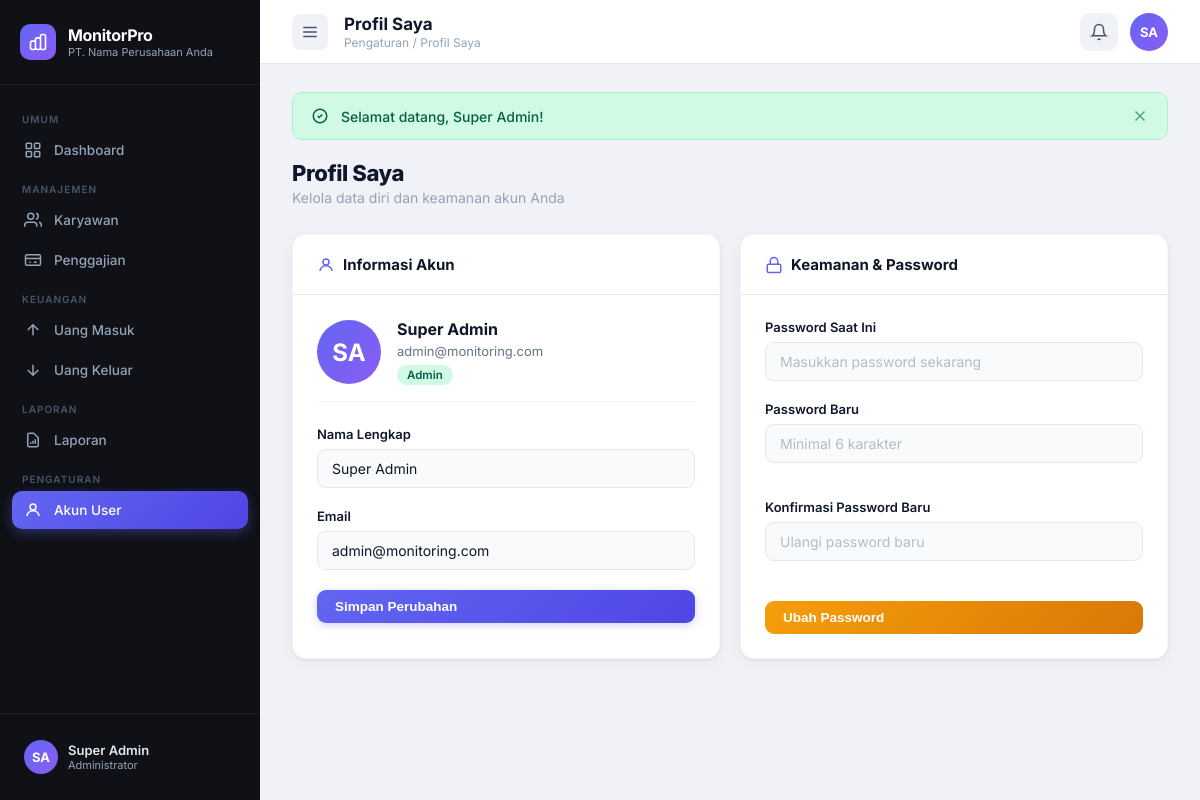
The page /admin/akun/profil.php (signed in) on the database its author committed.
### tables this page shows
CREATE TABLE IF NOT EXISTS users (
    id          INT AUTO_INCREMENT PRIMARY KEY,
    nama        VARCHAR(100) NOT NULL,
    email       VARCHAR(100) UNIQUE NOT NULL,
    password    VARCHAR(255) NOT NULL,
    role        ENUM('admin','pegawai') DEFAULT 'pegawai',
    foto        VARCHAR(255) DEFAULT NULL,
    created_at  TIMESTAMP DEFAULT CURRENT_TIMESTAMP
);

### config/auth.php (called while the page is built, shortened)
<?php
function getInitials(string $name): string {
    $words = explode(' ', trim($name));
    $initials = '';
    foreach (array_slice($words, 0, 2) as $word) {
        $initials .= strtoupper(mb_substr($word, 0, 1));
    }
    return $initials;
}

### admin/akun/profil.php (the view, shortened to what this page needs)
<?php
require_once '../../config/database.php';
require_once '../../config/auth.php';
$stmt = $pdo->prepare("SELECT * FROM users WHERE id = ?");
$stmt->execute([$_SESSION['user_id']]);
$user = $stmt->fetch();
require_once '../../includes/header.php';
require_once '../../includes/sidebar.php';
require_once '../../includes/navbar.php';
?>
<div class="page-header">
    <div class="page-header-left">
        <h2>Profil Saya</h2>
        <p>Kelola data diri dan keamanan akun Anda</p>
    </div>
</div>
<div class="grid-2">
    <div class="card">
        <div class="card-header">
            <div class="card-title">
                <svg viewBox="0 0 24 24" fill="none" stroke="currentColor" stroke-width="2"><circle cx="12" cy="8" r="4"/><path d="M4 20c0-4 3.6-7 8-7s8 3 8 7"/></svg>
                Informasi Akun
            </div>
        </div>
        <div class="card-body">
            <div style="display:flex;align-items:center;gap:16px;margin-bottom:24px;padding-bottom:16px;border-bottom:1px solid #f1f5f9;">
                <div class="avatar" style="width:64px;height:64px;font-size:24px;font-weight:700;">
                    <?= getInitials($user['nama']) ?>
                </div>
                <div>
                    <h3 style="margin:0 0 4px;font-size:16px;font-weight:700;color:#0f172a;"><?= htmlspecialchars($user['nama']) ?></h3>
                    <p style="margin:0 0 4px;color:#64748b;font-size:13px;"><?= htmlspecialchars($user['email']) ?></p>
                    <span class="badge badge-success"><?= ucfirst($user['role']) ?></span>
                </div>
            </div>
            <form method="POST">
                <div class="form-group">
                    <label class="form-label">Nama Lengkap</label>
                    <input type="text" name="nama" class="form-control" value="<?= htmlspecialchars($user['nama']) ?>" required>
                </div>
                <div class="form-group" style="margin-bottom:20px;">
                    <label class="form-label">Email</label>
                    <input type="email" name="email" class="form-control" value="<?= htmlspecialchars($user['email']) ?>" required>
                </div>
                <button type="submit" class="btn btn-primary" style="width:100%;">Simpan Perubahan</button>
            </form>
        </div>
    </div>
    <div class="card">
        <div class="card-header">
            <div class="card-title">
                <svg viewBox="0 0 24 24" fill="none" stroke="currentColor" stroke-width="2"><rect x="3" y="11" width="18" height="11" rx="2" ry="2"/><path d="M7 11V7a5 5 0 0110 0v4"/></svg>
                Keamanan & Password
            </div>
        </div>
        <div class="card-body">
            <form method="POST">
                <div class="form-group">
                    <label class="form-label">Password Saat Ini</label>
                    <input type="password" name="password_lama" class="form-control" placeholder="Masukkan password sekarang" required>
                </div>
                <div class="form-row">
                    <div class="form-group">
                        <label class="form-label">Password Baru</label>
                        <input type="password" name="password_baru" class="form-control" placeholder="Minimal 6 karakter" required>
                    </div>
                    <div class="form-group">
                        <label class="form-label">Konfirmasi Password Baru</label>
                        <input type="password" name="konfirmasi_password" class="form-control" placeholder="Ulangi password baru" required>
                    </div>
                </div>
                <div style="margin-top:20px;">
                    <button type="submit" class="btn btn-warning" style="width:100%;">Ubah Password</button>
                </div>
            </form>
        </div>
    </div>
</div>
<?php require_once '../../includes/footer.php'; ?>

### assets/css/style.css (style rules this page uses)
:root { --sidebar-bg: #0f1117; --sidebar-secondary: #1a1d2e; --sidebar-border: rgba(255,255,255,0.06); --sidebar-text: #94a3b8; --sidebar-text-hover: #ffffff; --sidebar-active-bg: linear-gradient(135deg, #6366f1, #4f46e5); --sidebar-width: 260px; --content-bg: #f0f2f8; --card-bg: #ffffff; --card-shadow: 0 1px 3px rgba(0,0,0,0.07), 0 4px 16px rgba(0,0,0,0.04); --card-shadow-hover: 0 4px 12px rgba(0,0,0,0.1), 0 8px 32px rgba(0,0,0,0.08); --card-radius: 14px; --text-primary: #0f172a; --text-secondary: #475569; --text-muted: #94a3b8; --accent-indigo: #6366f1; --accent-indigo-dark: #4f46e5; --accent-green: #10b981; --accent-red: #ef4444; --accent-amber: #f59e0b; --accent-blue: #3b82f6; --border-color: #e2e8f0; --input-bg: #f8fafc; --transition: all 0.2s cubic-bezier(0.4, 0, 0.2, 1); --transition-slow: all 0.35s cubic-bezier(0.4, 0, 0.2, 1); }
*, *::before, *::after { box-sizing: border-box; margin: 0; padding: 0; }
html { font-size: 16px; -webkit-font-smoothing: antialiased; }
body { font-family: 'Inter', -apple-system, BlinkMacSystemFont, sans-serif; background: var(--content-bg); color: var(--text-primary); min-height: 100vh; display: flex; overflow-x: hidden; }
.avatar { width: 34px; height: 34px; border-radius: 50%; background: linear-gradient(135deg, #6366f1, #8b5cf6); display: flex; align-items: center; justify-content: center; font-size: 13px; font-weight: 700; color: white; flex-shrink: 0; }
.card { background: var(--card-bg); border-radius: var(--card-radius); box-shadow: var(--card-shadow); border: 1px solid rgba(0,0,0,0.03); overflow: hidden; }
.card-header { padding: 20px 24px; border-bottom: 1px solid var(--border-color); display: flex; align-items: center; justify-content: space-between; gap: 12px; flex-wrap: wrap; }
.card-title { font-size: 15px; font-weight: 700; color: var(--text-primary); display: flex; align-items: center; gap: 8px; }
.card-title svg { width: 18px; height: 18px; color: var(--accent-indigo); }
.card-body { padding: 24px; }
.btn { display: inline-flex; align-items: center; gap: 7px; padding: 9px 18px; border-radius: 9px; font-size: 13.5px; font-weight: 600; cursor: pointer; border: none; transition: var(--transition); text-decoration: none; white-space: nowrap; }
.btn-primary { background: linear-gradient(135deg, #6366f1, #4f46e5); color: white; box-shadow: 0 2px 8px rgba(99,102,241,0.3); }
.btn-warning { background: linear-gradient(135deg, #f59e0b, #d97706); color: white; }
.form-group { margin-bottom: 20px; }
.form-label { display: block; font-size: 13px; font-weight: 600; color: var(--text-primary); margin-bottom: 7px; }
.form-control { width: 100%; padding: 10px 14px; border: 1.5px solid var(--border-color); border-radius: 9px; font-size: 14px; font-family: 'Inter', sans-serif; background: var(--input-bg); color: var(--text-primary); transition: var(--transition); outline: none; }
.form-control::placeholder { color: #b0bec5; }
.form-row { display: grid; grid-template-columns: repeat(auto-fit, minmax(200px, 1fr)); gap: 16px; }
.badge { display: inline-flex; align-items: center; gap: 4px; padding: 3px 10px; border-radius: 20px; font-size: 11.5px; font-weight: 600; }
.badge-success { background: #d1fae5; color: #065f46; }
.page-header { display: flex; align-items: center; justify-content: space-between; margin-bottom: 28px; flex-wrap: wrap; gap: 12px; }
.page-header-left h2 { font-size: 22px; font-weight: 800; color: var(--text-primary); letter-spacing: -0.4px; }
.page-header-left p { font-size: 14px; color: var(--text-muted); margin-top: 3px; }
.grid-2 { display: grid; grid-template-columns: 1fr 1fr; gap: 20px; }

### rows shown on the page
users: nama "SA", nama "Super Admin", email "admin@monitoring.com", role "Admin"

### other values the page prints
APP_NAME "MonitorPro"
APP_COMPANY "PT. Nama Perusahaan Anda"
$initials "SA"
$userName "Super Admin"
$pageTitle "Profil Saya"
$breadcrumb "Pengaturan / Profil Saya"
getInitials($_SESSION['user_nama'] ?? 'U') "SA"
$flash['message'] "Selamat datang, Super Admin!"
